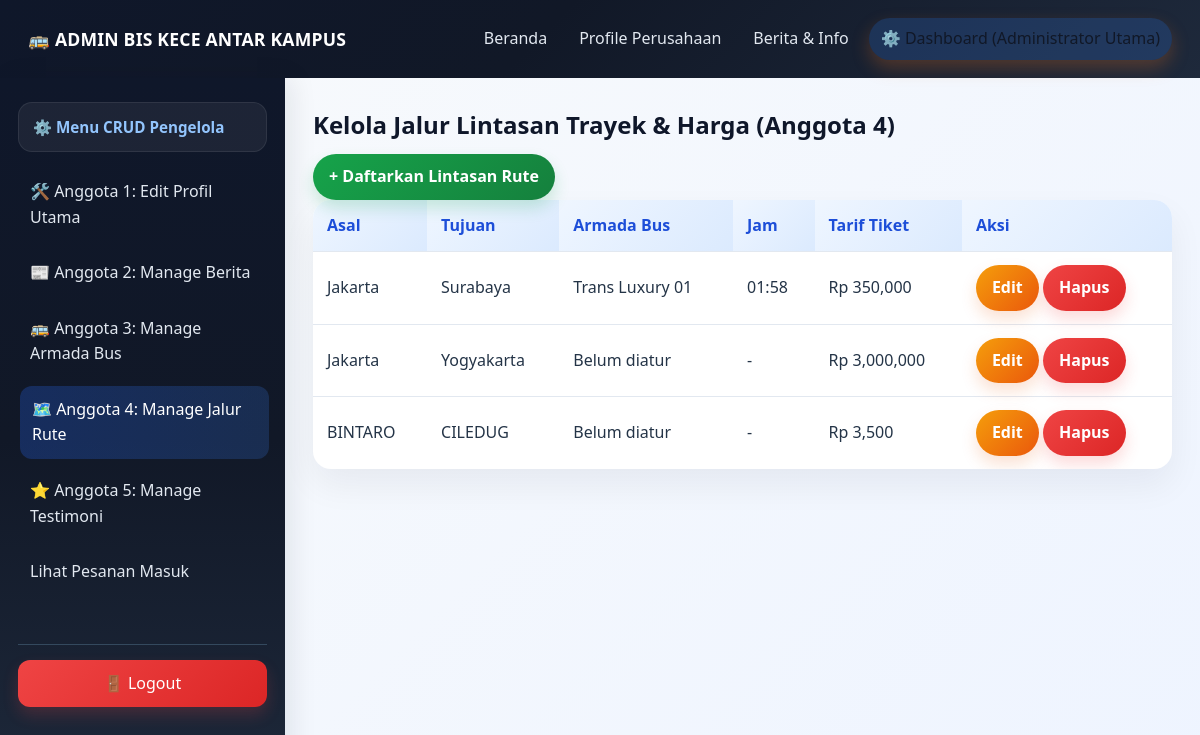
The app's page /dashboard.php?menu=rute (signed in) with its own data.
### tables this page shows
CREATE TABLE `tabel_profile` (
  `id` int(11) NOT NULL,
  `nama_pt` varchar(100) NOT NULL,
  `visi` text NOT NULL,
  `misi` text NOT NULL,
  `deskripsi` text NOT NULL
);

CREATE TABLE `tabel_rute` (
  `id_rute` int(11) NOT NULL,
  `asal` varchar(50) NOT NULL,
  `tujuan` varchar(50) NOT NULL,
  `jam` time DEFAULT NULL,
  `harga` int(11) NOT NULL,
  `id_bus` int(11) DEFAULT NULL
);

CREATE TABLE `tabel_bus` (
  `id_bus` int(11) NOT NULL,
  `nama_bus` varchar(50) NOT NULL,
  `kelas` varchar(30) NOT NULL,
  `kapasitas` int(11) NOT NULL
);

### dashboard/manage_rute.php (the view, shortened to what this page needs)
<h2>Kelola Jalur Lintasan Trayek & Harga (Anggota 4)</h2>
<?php if ($aksi == 'tampil') { ?>
    <a href="dashboard.php?menu=rute&aksi=tambah" class="btn btn-green">+ Daftarkan Lintasan Rute</a>
    <table>
        <tr>
            <th>Asal</th>
            <th>Tujuan</th>
            <th>Armada Bus</th>
            <th>Jam</th>
            <th>Tarif Tiket</th>
            <th>Aksi</th>
        </tr>
        <?php
        $q = mysqli_query($koneksi, "SELECT tabel_rute.*, tabel_bus.nama_bus FROM tabel_rute LEFT JOIN tabel_bus ON tabel_rute.id_bus = tabel_bus.id_bus");
        while ($d = mysqli_fetch_array($q)) { ?>
            <tr>
                <td><?= htmlspecialchars($d['asal']) ?></td>
                <td><?= htmlspecialchars($d['tujuan']) ?></td>
                <td><?= htmlspecialchars($d['nama_bus'] ?? 'Belum diatur') ?></td>
                <td class='time'>
                    <?= isset($d['jam']) && !empty($d['jam']) ? htmlspecialchars(date('H:i', strtotime($d['jam']))) : '-' ?>
                </td>
                <td>Rp <?= number_format($d['harga']) ?></td>
                <td>
                    <a href="dashboard.php?menu=rute&aksi=edit&id=<?= $d['id_rute'] ?>" class="btn btn-yellow">Edit</a>
                    <a href="dashboard.php?menu=rute&aksi=hapus&id=<?= $d['id_rute'] ?>" class="btn btn-red"
                        onclick="return confirm('Hapus?')">Hapus</a>
                </td>
            </tr><?php } ?>
    </table>
<?php } ?>

### komponen/navbar.php
<?php
include 'koneksi/koneksi.php';
$profile_pt = mysqli_fetch_assoc(mysqli_query($koneksi, "SELECT * FROM tabel_profile WHERE id=1"));
$current_page = basename($_SERVER['PHP_SELF']);
?>
<div class="navbar">
    <div class="logo">🚌 <?= $profile_pt['nama_pt'] ?></div>
    <ul>
        <li><a href="index.php" class="<?= $current_page=='index.php'?'active':'' ?>">Beranda</a></li>
        <li><a href="profile.php" class="<?= $current_page=='profile.php'?'active':'' ?>">Profile Perusahaan</a></li>
        <li><a href="berita.php" class="<?= $current_page=='berita.php'?'active':'' ?>">Berita & Info</a></li>
        <li>
            <?php if(isset($_SESSION['login'])) { ?>
                <a href="dashboard.php" class="btn-dash <?= $current_page=='dashboard.php'?'active':'' ?>">⚙️ Dashboard (<?= $_SESSION['nama_lengkap'] ?>)</a>
            <?php } else { ?>
                <a href="login.php" class="btn-dash">🔑 Login Admin</a>
            <?php } ?>
        </li>
    </ul>
</div>

### css/style.css (style rules this page uses)
* { box-sizing: border-box; }
body { margin: 0; font-family: 'Segoe UI', Arial, sans-serif; background: linear-gradient(135deg, #f5f7fb 0%, #eef4ff 100%); color: #243447; line-height: 1.6; }
a { text-decoration: none; color: inherit; }
.btn { display: inline-block; padding: 11px 18px; border-radius: 999px; font-weight: 600; transition: transform 0.2s ease, box-shadow 0.2s ease; }
.navbar { display: flex; justify-content: space-between; align-items: center; padding: 18px 28px; background: linear-gradient(135deg, #0f172a 0%, #111827 45%, #1e293b 100%); color: white; box-shadow: 0 10px 30px rgba(15, 23, 42, 0.16); }
.navbar .logo { font-size: 1.1rem; font-weight: 700; color: #fff; letter-spacing: 0.2px; }
.navbar ul { display: flex; flex-wrap: wrap; gap: 8px; list-style: none; margin: 0; padding: 0; }
.navbar ul li a { display: inline-block; padding: 8px 12px; border-radius: 999px; color: #e2e8f0; font-weight: 500; transition: all 0.2s ease; }
.navbar ul li a:hover, .navbar ul li a.active { background: rgba(59, 130, 246, 0.2); color: white; }
.btn-dash { background: linear-gradient(135deg, #f59e0b, #f97316); color: #111827 !important; font-weight: 700; box-shadow: 0 8px 18px rgba(249, 115, 22, 0.25); }
.dash-content > h2, .dash-content h2 { margin-top: 0; margin-bottom: 10px; color: #0f172a; font-size: 1.5rem; }
.dash-content .btn, .btn { display: inline-block; padding: 10px 16px; border-radius: 999px; font-weight: 600; border: none; cursor: pointer; transition: transform 0.2s ease, box-shadow 0.2s ease; }
.btn-green { background: linear-gradient(135deg, #16a34a, #15803d); color: white; box-shadow: 0 8px 16px rgba(22, 163, 74, 0.2); }
.btn-yellow { background: linear-gradient(135deg, #f59e0b, #ea580c); color: white; box-shadow: 0 8px 16px rgba(234, 88, 12, 0.18); }
.btn-red { background: linear-gradient(135deg, #ef4444, #dc2626); color: white; box-shadow: 0 8px 16px rgba(239, 68, 68, 0.2); }
.dash-content table { width: 100%; border-collapse: separate; border-spacing: 0; background: white; border-radius: 18px; overflow: hidden; box-shadow: 0 16px 35px rgba(15, 23, 42, 0.06); }
.dash-content table th, .dash-content table td { padding: 13px 14px; border-bottom: 1px solid #e2e8f0; text-align: left; }
.dash-content table th { background: linear-gradient(135deg, #eff6ff, #dbeafe); color: #1d4ed8; font-weight: 700; }
.dash-content table tr:last-child td { border-bottom: none; }

### records on screen
tabel_profile: nama_pt "ADMIN BIS KECE ANTAR KAMPUS"
tabel_rute: asal "Jakarta", tujuan "Surabaya", id_bus.nama_bus "Trans Luxury 01", jam "01:58", harga "350,000"
tabel_rute: asal "Jakarta", tujuan "Yogyakarta", nama_bus "Belum diatur", harga "3,000,000"
tabel_rute: asal "BINTARO", tujuan "CILEDUG", nama_bus "Belum diatur", harga "3,500"

### other values on screen
$_SESSION['nama_lengkap'] "Administrator Utama"
